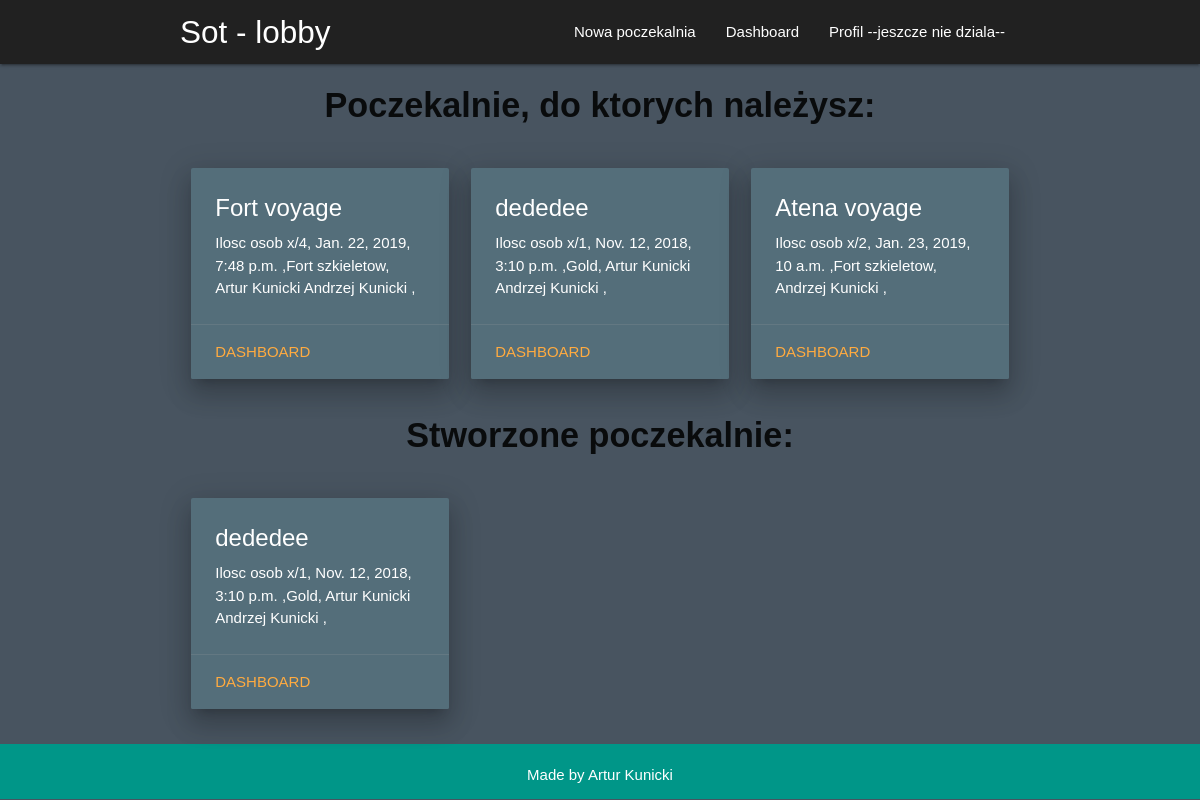
The app's page /users-dashboard/ (signed in) with its own data.
### lobby/models.py (models this page shows, shortened)
class Queue(models.Model):
    title = models.CharField(max_length=50)
    members = models.IntegerField()
    date = models.DateTimeField()
    category = models.ForeignKey(Category, on_delete=models.DO_NOTHING,blank=True,null=True, related_name='cat')
    usrs = models.ManyToManyField(Profile)
    author = models.ForeignKey(User,on_delete=models.DO_NOTHING,blank=True,null=True)
    complete = models.BooleanField(default=False)

class Category(models.Model):
    title = models.CharField(max_length=20)

### accounts/models.py (models this page shows, shortened)
class Profile(models.Model):
    name = models.CharField(max_length=40)
    username = models.CharField(max_length=40,blank=True, null=True)
    thumbnail = models.ImageField(upload_to="accounts")
    gold = models.IntegerField()
    solus = models.IntegerField()
    alliance = models.IntegerField()
    reputation = models.IntegerField()
    user = models.OneToOneField(User, on_delete=models.CASCADE)

### lobby/views.py (the view)
# urls.py: path('users-dashboard/', views.users_dashboard, name="user-dash"),
def users_dashboard(request):
    user = request.user
    participate_queue = Queue.objects.filter(usrs=user.profile)
    authors_queue     = Queue.objects.filter(author=user)
    context = {
        'pqueue':participate_queue,
        'aqueue': authors_queue
    }
    return render(request,'lobby/userdash.html', context)

### templates/lobby/userdash.html
{% extends 'base.html' %}
    {% block content %}
 <div class="container">
    <div class="row">
            <div class="center-align"><h4><b>Poczekalnie, do ktorych należysz:</b></h4></div>
            <br>
                {% if pqueue %}
                    {% for queue in pqueue %}
                        <div class="col s12 m4">
                                <div class="card blue-grey darken-1 z-depth-4">
                                        <div class="card-content white-text">
                                                <span class="card-title">{{ queue.title }}</span>
                                                <p>Ilosc osob x/{{ queue.members}},  {{ queue.date}} ,{{ queue.category.title}},
                                                        {% for profile in queue.usrs.all %}
                                                        {{ profile.name}}
                                                        {% endfor %}
                                                      , </p>
                                        </div>
                                                <div class="card-action">
                                                        <a href="{% url 'dashboard' queue.id %}">Dashboard</a>
                                                </div>
                                    </div>
                        </div>
                    {% endfor %}
                {% else %}
                       <div class="center-align">
                            <h5>Brak zadnych poczekalni</h5>
                       </div>
                {% endif %}
            <br>
    </div>
    <div class="row">
            <div class="center-align"><h4><b>Stworzone poczekalnie:</b></h4></div>
            <br>
            {% if aqueue %}
                {% for queue in aqueue %}
                    <div class="col s12 m4">
                        <div class="card blue-grey darken-1 z-depth-4">
                            <div class="card-content white-text">
                                    <span class="card-title">{{ queue.title }}</span>
                                    <p>Ilosc osob x/{{ queue.members}},  {{ queue.date}} ,{{ queue.category.title}},
                                            {% for profile in queue.usrs.all %}
                                            {{ profile.name}}
                                            {% endfor %}
                                          , </p>
                            </div>
                                    <div class="card-action">
                                            <a href="{% url 'dashboard' queue.id %}">Dashboard</a>
                                    </div>
                        </div>
                    </div>
                {% endfor %}
            {% else %}
            <div class="center-align">
                    <h5>Brak zadnych poczekalni</h5>
               </div>
            {% endif %}
            <br>
    </div>
 </div>
{% endblock %}

### sot/static/css/style.css (style rules this page uses)
* { margin:0; padding:0; }
html { position: relative; min-height: 100%; }
body { margin: 0; padding: 0; font-family: sans-serif; background-color: #485460; }

### records on screen
Queue: title "Fort voyage", members "4", date "Jan. 22, 2019, 7:48 p.m.", category "Fort szkieletow"
Profile: name "Artur Kunicki"
Profile: name "Andrzej Kunicki"
Queue: title "dededee", members "1", date "Nov. 12, 2018, 3:10 p.m.", category "Gold"
Queue: title "Atena voyage", members "2", date "Jan. 23, 2019, 10 a.m.", category "Fort szkieletow"
